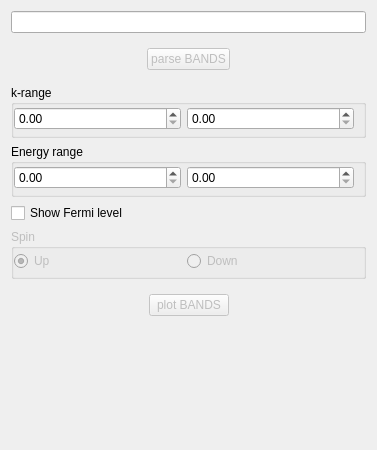
              <widget class="QWidget" name="tab_18">
               <attribute name="title">
                <string>Band structure</string>
               </attribute>
               <layout class="QVBoxLayout" name="verticalLayout_7">
                <item>
                 <widget class="QLineEdit" name="FormActionsLineBANDSfile"/>
                </item>
                <item>
                 <widget class="QFrame" name="frame_54">
                  <property name="frameShape">
                   <enum>QFrame::NoFrame</enum>
                  </property>
                  <property name="frameShadow">
                   <enum>QFrame::Raised</enum>
                  </property>
                  <layout class="QHBoxLayout" name="horizontalLayout_94">
                   <item>
                    <spacer name="horizontalSpacer_70">
                     <property name="orientation">
                      <enum>Qt::Horizontal</enum>
                     </property>
                     <property name="sizeHint" stdset="0">
                      <size>
                       <width>40</width>
                       <height>20</height>
                      </size>
                     </property>
                    </spacer>
                   </item>
                   <item>
                    <widget class="QPushButton" name="parse_bands">
                     <property name="enabled">
                      <bool>false</bool>
                     </property>
                     <property name="text">
                      <string>parse BANDS</string>
                     </property>
                    </widget>
                   </item>
                   <item>
                    <spacer name="horizontalSpacer_69">
                     <property name="orientation">
                      <enum>Qt::Horizontal</enum>
                     </property>
                     <property name="sizeHint" stdset="0">
                      <size>
                       <width>40</width>
                       <height>20</height>
                      </size>
                     </property>
                    </spacer>
                   </item>
                  </layout>
                 </widget>
                </item>
                <item>
                 <widget class="QGroupBox" name="groupBox_15">
                  <property name="minimumSize">
                   <size>
                    <width>0</width>
                    <height>0</height>
                   </size>
                  </property>
                  <property name="maximumSize">
                   <size>
                    <width>16777215</width>
                    <height>16777215</height>
                   </size>
                  </property>
                  <property name="title">
                   <string>k-range</string>
                  </property>
                  <layout class="QHBoxLayout" name="horizontalLayout_19">
                   <property name="leftMargin">
                    <number>0</number>
                   </property>
                   <property name="topMargin">
                    <number>2</number>
                   </property>
                   <property name="bottomMargin">
                    <number>5</number>
                   </property>
                   <item>
                    <widget class="QDoubleSpinBox" name="spin_bands_xmin"/>
                   </item>
                   <item>
                    <widget class="QDoubleSpinBox" name="spin_bands_xmax"/>
                   </item>
                  </layout>
                 </widget>
                </item>
                <item>
                 <widget class="QGroupBox" name="groupBox_16">
                  <property name="minimumSize">
                   <size>
                    <width>0</width>
                    <height>0</height>
                   </size>
                  </property>
                  <property name="maximumSize">
                   <size>
                    <width>16777215</width>
                    <height>16777215</height>
                   </size>
                  </property>
                  <property name="title">
                   <string>Energy range</string>
                  </property>
                  <layout class="QHBoxLayout" name="horizontalLayout_22">
                   <property name="leftMargin">
                    <number>0</number>
                   </property>
                   <property name="topMargin">
                    <number>2</number>
                   </property>
                   <property name="bottomMargin">
                    <number>5</number>
                   </property>
                   <item>
                    <widget class="QDoubleSpinBox" name="spin_bands_emin"/>
                   </item>
                   <item>
                    <widget class="QDoubleSpinBox" name="spin_bands_emax"/>
                   </item>
                  </layout>
                 </widget>
                </item>
                <item>
                 <widget class="QCheckBox" name="FormActionsCheckBANDSfermyShow">
                  <property name="text">
                   <string>Show Fermi level</string>
                  </property>
                 </widget>
                </item>
                <item>
                 <widget class="QGroupBox" name="FormActionsGrBoxBANDSspin">
                  <property name="enabled">
                   <bool>false</bool>
                  </property>
                  <property name="minimumSize">
                   <size>
                    <width>0</width>
                    <height>0</height>
                   </size>
                  </property>
                  <property name="maximumSize">
                   <size>
                    <width>16777215</width>
                    <height>16777215</height>
                   </size>
                  </property>
                  <property name="title">
                   <string>Spin</string>
                  </property>
                  <layout class="QHBoxLayout" name="horizontalLayout_31">
                   <property name="leftMargin">
                    <number>0</number>
                   </property>
                   <property name="topMargin">
                    <number>2</number>
                   </property>
                   <property name="bottomMargin">
                    <number>5</number>
                   </property>
                   <item>
                    <widget class="QRadioButton" name="FormActionsCheckBANDSspinUp">
                     <property name="text">
                      <string>Up</string>
                     </property>
                     <property name="checked">
                      <bool>true</bool>
                     </property>
                    </widget>
                   </item>
                   <item>
                    <widget class="QRadioButton" name="FormActionsCheckBANDSspinDown">
                     <property name="text">
                      <string>Down</string>
                     </property>
                    </widget>
                   </item>
                  </layout>
                 </widget>
                </item>
                <item>
                 <widget class="QFrame" name="frame_35">
                  <property name="frameShape">
                   <enum>QFrame::NoFrame</enum>
                  </property>
                  <property name="frameShadow">
                   <enum>QFrame::Raised</enum>
                  </property>
                  <layout class="QHBoxLayout" name="horizontalLayout_24">
                   <item>
                    <spacer name="horizontalSpacer_44">
                     <property name="orientation">
                      <enum>Qt::Horizontal</enum>
                     </property>
                     <property name="sizeHint" stdset="0">
                      <size>
                       <width>129</width>
                       <height>20</height>
                      </size>
                     </property>
                    </spacer>
                   </item>
                   <item>
                    <widget class="QPushButton" name="plot_bands">
                     <property name="enabled">
                      <bool>false</bool>
                     </property>
                     <property name="text">
                      <string>plot BANDS</string>
                     </property>
                    </widget>
                   </item>
                   <item>
                    <spacer name="horizontalSpacer_46">
                     <property name="orientation">
                      <enum>Qt::Horizontal</enum>
                     </property>
                     <property name="sizeHint" stdset="0">
                      <size>
                       <width>128</width>
                       <height>20</height>
                      </size>
                     </property>
                    </spacer>
                   </item>
                  </layout>
                 </widget>
                </item>
                <item>
                 <widget class="QFrame" name="frame_31">
                  <property name="minimumSize">
                   <size>
                    <width>0</width>
                    <height>50</height>
                   </size>
                  </property>
                  <property name="frameShape">
                   <enum>QFrame::NoFrame</enum>
                  </property>
                  <property name="frameShadow">
                   <enum>QFrame::Raised</enum>
                  </property>
                  <property name="lineWidth">
                   <number>0</number>
                  </property>
                  <layout class="QHBoxLayout" name="horizontalLayout_79">
                   <item>
                    <widget class="QLabel" name="FormActionsLabelBANDSgap">
                     <property name="minimumSize">
                      <size>
                       <width>0</width>
                       <height>50</height>
                      </size>
                     </property>
                     <property name="text">
                      <string/>
                     </property>
                    </widget>
                   </item>
                  </layout>
                 </widget>
                </item>
                <item>
                 <spacer name="verticalSpacer_22">
                  <property name="orientation">
                   <enum>Qt::Vertical</enum>
                  </property>
                  <property name="sizeHint" stdset="0">
                   <size>
                    <width>20</width>
                    <height>40</height>
                   </size>
                  </property>
                 </spacer>
                </item>
               </layout>
              </widget>
